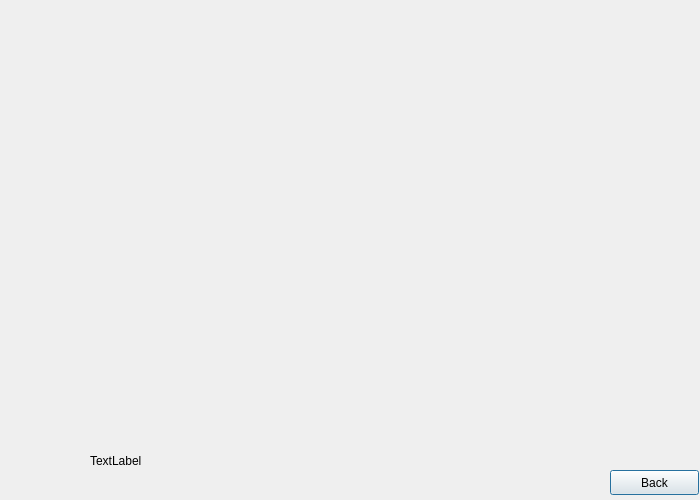
<?xml version="1.0" encoding="UTF-8"?>
<ui version="4.0">
 <class>lgame</class>
 <widget class="QDialog" name="lgame">
  <property name="geometry">
   <rect>
    <x>0</x>
    <y>0</y>
    <width>700</width>
    <height>500</height>
   </rect>
  </property>
  <property name="windowTitle">
   <string>Losing Draughts</string>
  </property>
  <widget class="QWidget" name="layoutWidget">
   <property name="geometry">
    <rect>
     <x>0</x>
     <y>0</y>
     <width>701</width>
     <height>411</height>
    </rect>
   </property>
   <layout class="QVBoxLayout" name="verticalLayout">
    <property name="spacing">
     <number>0</number>
    </property>
    <item>
     <layout class="QHBoxLayout" name="horizontalLayout">
      <item>
       <widget class="QLabel" name="label11">
        <property name="enabled">
         <bool>true</bool>
        </property>
        <property name="text">
         <string/>
        </property>
       </widget>
      </item>
      <item>
       <widget class="QLabel" name="label12">
        <property name="text">
         <string/>
        </property>
       </widget>
      </item>
      <item>
       <widget class="QLabel" name="label13">
        <property name="text">
         <string/>
        </property>
       </widget>
      </item>
      <item>
       <widget class="QLabel" name="label14">
        <property name="text">
         <string/>
        </property>
       </widget>
      </item>
      <item>
       <widget class="QLabel" name="label15">
        <property name="text">
         <string/>
        </property>
       </widget>
      </item>
      <item>
       <widget class="QLabel" name="label16">
        <property name="text">
         <string/>
        </property>
       </widget>
      </item>
      <item>
       <widget class="QLabel" name="label17">
        <property name="text">
         <string/>
        </property>
       </widget>
      </item>
      <item>
       <widget class="QLabel" name="label18">
        <property name="text">
         <string/>
        </property>
       </widget>
      </item>
     </layout>
    </item>
    <item>
     <layout class="QHBoxLayout" name="horizontalLayout_2">
      <item>
       <widget class="QLabel" name="label21">
        <property name="text">
         <string/>
        </property>
       </widget>
      </item>
      <item>
       <widget class="QLabel" name="label22">
        <property name="text">
         <string/>
        </property>
       </widget>
      </item>
      <item>
       <widget class="QLabel" name="label23">
        <property name="text">
         <string/>
        </property>
       </widget>
      </item>
      <item>
       <widget class="QLabel" name="label24">
        <property name="text">
         <string/>
        </property>
       </widget>
      </item>
      <item>
       <widget class="QLabel" name="label25">
        <property name="text">
         <string/>
        </property>
       </widget>
      </item>
      <item>
       <widget class="QLabel" name="label26">
        <property name="text">
         <string/>
        </property>
       </widget>
      </item>
      <item>
       <widget class="QLabel" name="label27">
        <property name="text">
         <string/>
        </property>
       </widget>
      </item>
      <item>
       <widget class="QLabel" name="label28">
        <property name="text">
         <string/>
        </property>
       </widget>
      </item>
     </layout>
    </item>
    <item>
     <layout class="QHBoxLayout" name="horizontalLayout_3">
      <item>
       <widget class="QLabel" name="label31">
        <property name="text">
         <string/>
        </property>
       </widget>
      </item>
      <item>
       <widget class="QLabel" name="label32">
        <property name="text">
         <string/>
        </property>
       </widget>
      </item>
      <item>
       <widget class="QLabel" name="label33">
        <property name="text">
         <string/>
        </property>
       </widget>
      </item>
      <item>
       <widget class="QLabel" name="label34">
        <property name="text">
         <string/>
        </property>
       </widget>
      </item>
      <item>
       <widget class="QLabel" name="label35">
        <property name="text">
         <string/>
        </property>
       </widget>
      </item>
      <item>
       <widget class="QLabel" name="label36">
        <property name="text">
         <string/>
        </property>
       </widget>
      </item>
      <item>
       <widget class="QLabel" name="label37">
        <property name="text">
         <string/>
        </property>
       </widget>
      </item>
      <item>
       <widget class="QLabel" name="label38">
        <property name="text">
         <string/>
        </property>
       </widget>
      </item>
     </layout>
    </item>
    <item>
     <layout class="QHBoxLayout" name="horizontalLayout_4">
      <item>
       <widget class="QLabel" name="label41">
        <property name="text">
         <string/>
        </property>
       </widget>
      </item>
      <item>
       <widget class="QLabel" name="label42">
        <property name="text">
         <string/>
        </property>
       </widget>
      </item>
      <item>
       <widget class="QLabel" name="label43">
        <property name="text">
         <string/>
        </property>
       </widget>
      </item>
      <item>
       <widget class="QLabel" name="label44">
        <property name="text">
         <string/>
        </property>
       </widget>
      </item>
      <item>
       <widget class="QLabel" name="label45">
        <property name="text">
         <string/>
        </property>
       </widget>
      </item>
      <item>
       <widget class="QLabel" name="label46">
        <property name="text">
         <string/>
        </property>
       </widget>
      </item>
      <item>
       <widget class="QLabel" name="label47">
        <property name="text">
         <string/>
        </property>
       </widget>
      </item>
      <item>
       <widget class="QLabel" name="label48">
        <property name="text">
         <string/>
        </property>
       </widget>
      </item>
     </layout>
    </item>
    <item>
     <layout class="QHBoxLayout" name="horizontalLayout_5">
      <item>
       <widget class="QLabel" name="label51">
        <property name="text">
         <string/>
        </property>
       </widget>
      </item>
      <item>
       <widget class="QLabel" name="label52">
        <property name="text">
         <string/>
        </property>
       </widget>
      </item>
      <item>
       <widget class="QLabel" name="label53">
        <property name="text">
         <string/>
        </property>
       </widget>
      </item>
      <item>
       <widget class="QLabel" name="label54">
        <property name="text">
         <string/>
        </property>
       </widget>
      </item>
      <item>
       <widget class="QLabel" name="label55">
        <property name="text">
         <string/>
        </property>
       </widget>
      </item>
      <item>
       <widget class="QLabel" name="label56">
        <property name="text">
         <string/>
        </property>
       </widget>
      </item>
      <item>
       <widget class="QLabel" name="label57">
        <property name="text">
         <string/>
        </property>
       </widget>
      </item>
      <item>
       <widget class="QLabel" name="label58">
        <property name="text">
         <string/>
        </property>
       </widget>
      </item>
     </layout>
    </item>
    <item>
     <layout class="QHBoxLayout" name="horizontalLayout_6">
      <item>
       <widget class="QLabel" name="label61">
        <property name="text">
         <string/>
        </property>
       </widget>
      </item>
      <item>
       <widget class="QLabel" name="label62">
        <property name="text">
         <string/>
        </property>
       </widget>
      </item>
      <item>
       <widget class="QLabel" name="label63">
        <property name="text">
         <string/>
        </property>
       </widget>
      </item>
      <item>
       <widget class="QLabel" name="label64">
        <property name="text">
         <string/>
        </property>
       </widget>
      </item>
      <item>
       <widget class="QLabel" name="label65">
        <property name="text">
         <string/>
        </property>
       </widget>
      </item>
      <item>
       <widget class="QLabel" name="label66">
        <property name="text">
         <string/>
        </property>
       </widget>
      </item>
      <item>
       <widget class="QLabel" name="label67">
        <property name="text">
         <string/>
        </property>
       </widget>
      </item>
      <item>
       <widget class="QLabel" name="label68">
        <property name="text">
         <string/>
        </property>
       </widget>
      </item>
     </layout>
    </item>
    <item>
     <layout class="QHBoxLayout" name="horizontalLayout_7">
      <item>
       <widget class="QLabel" name="label71">
        <property name="text">
         <string/>
        </property>
       </widget>
      </item>
      <item>
       <widget class="QLabel" name="label72">
        <property name="text">
         <string/>
        </property>
       </widget>
      </item>
      <item>
       <widget class="QLabel" name="label73">
        <property name="text">
         <string/>
        </property>
       </widget>
      </item>
      <item>
       <widget class="QLabel" name="label74">
        <property name="text">
         <string/>
        </property>
       </widget>
      </item>
      <item>
       <widget class="QLabel" name="label75">
        <property name="text">
         <string/>
        </property>
       </widget>
      </item>
      <item>
       <widget class="QLabel" name="label76">
        <property name="text">
         <string/>
        </property>
       </widget>
      </item>
      <item>
       <widget class="QLabel" name="label77">
        <property name="text">
         <string/>
        </property>
       </widget>
      </item>
      <item>
       <widget class="QLabel" name="label78">
        <property name="text">
         <string/>
        </property>
       </widget>
      </item>
     </layout>
    </item>
    <item>
     <layout class="QHBoxLayout" name="horizontalLayout_8">
      <item>
       <widget class="QLabel" name="label81">
        <property name="text">
         <string/>
        </property>
       </widget>
      </item>
      <item>
       <widget class="QLabel" name="label82">
        <property name="text">
         <string/>
        </property>
       </widget>
      </item>
      <item>
       <widget class="QLabel" name="label83">
        <property name="text">
         <string/>
        </property>
       </widget>
      </item>
      <item>
       <widget class="QLabel" name="label84">
        <property name="text">
         <string/>
        </property>
       </widget>
      </item>
      <item>
       <widget class="QLabel" name="label85">
        <property name="text">
         <string/>
        </property>
       </widget>
      </item>
      <item>
       <widget class="QLabel" name="label86">
        <property name="text">
         <string/>
        </property>
       </widget>
      </item>
      <item>
       <widget class="QLabel" name="label87">
        <property name="text">
         <string/>
        </property>
       </widget>
      </item>
      <item>
       <widget class="QLabel" name="label88">
        <property name="text">
         <string/>
        </property>
       </widget>
      </item>
     </layout>
    </item>
   </layout>
  </widget>
  <widget class="QLabel" name="labelTurn">
   <property name="geometry">
    <rect>
     <x>90</x>
     <y>440</y>
     <width>231</width>
     <height>41</height>
    </rect>
   </property>
   <property name="text">
    <string>TextLabel</string>
   </property>
  </widget>
  <widget class="QPushButton" name="pushButton">
   <property name="geometry">
    <rect>
     <x>610</x>
     <y>470</y>
     <width>89</width>
     <height>25</height>
    </rect>
   </property>
   <property name="text">
    <string>Back</string>
   </property>
  </widget>
 </widget>
 <resources/>
 <connections/>
</ui>
